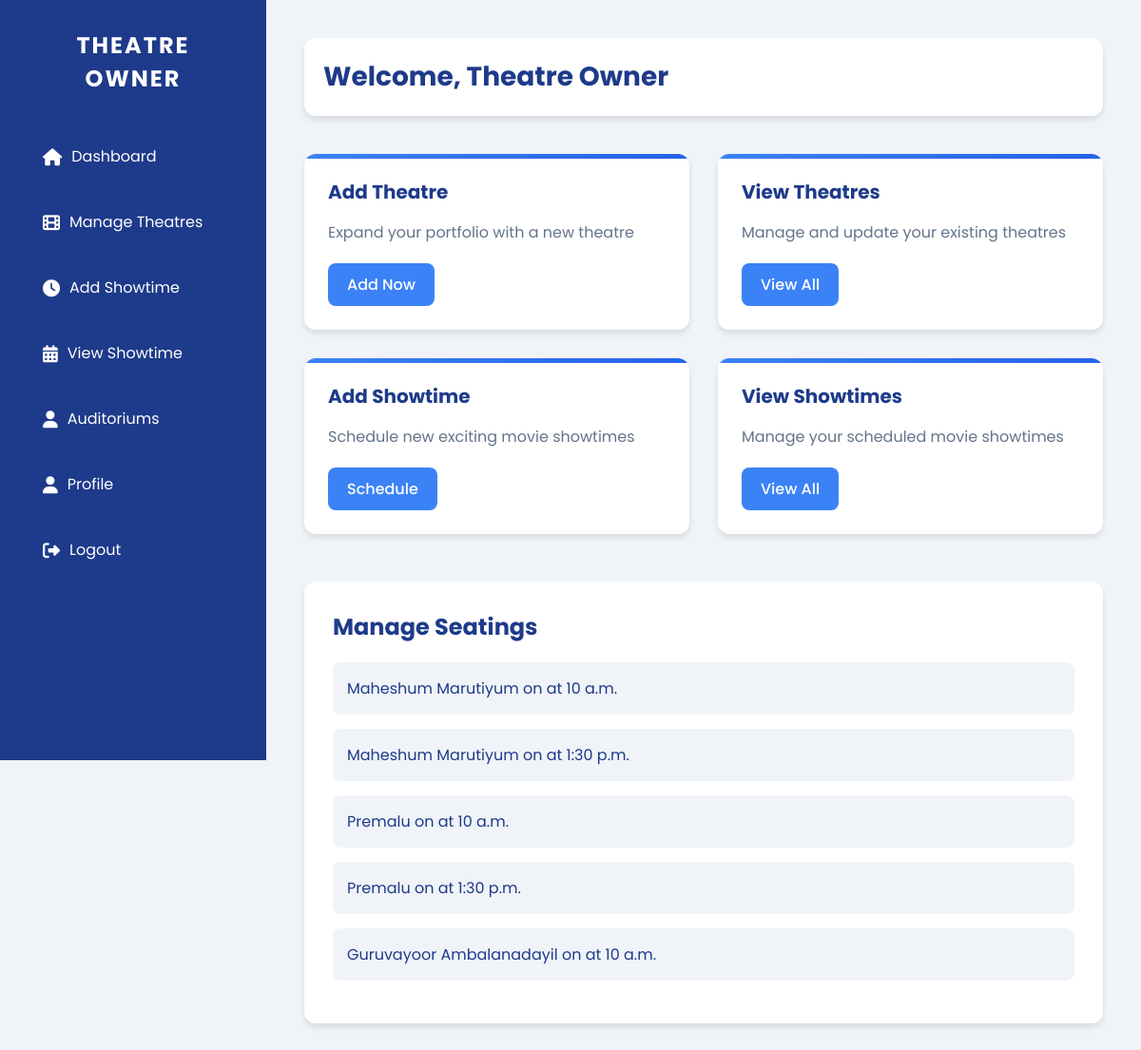
The app's page /theatre_owner_dashboard/ with its own data.
### myapp/models.py (models this page shows, shortened)
class Showtime(models.Model):
    movie = models.ForeignKey(Movie, on_delete=models.CASCADE)
    theatre = models.ForeignKey(Theatre, on_delete=models.CASCADE)
    showtime = models.TimeField()
    start_date = models.DateField(null=True, blank=True)
    end_date = models.DateField(null=True, blank=True)

class Movie(models.Model):
    title = models.CharField(max_length=100)
    category = models.ForeignKey(Category, on_delete=models.CASCADE)
    release_date = models.DateField()
    description = models.TextField()
    poster = models.ImageField(upload_to='posters/',blank=True,null=True)
    director = models.CharField(max_length=100)
    duration = models.DurationField()
    price = models.DecimalField(max_digits=10, decimal_places=2)

### myapp/views.py (the view)
# urls.py: path('theatre_owner_dashboard/', views.theatre_owner_dashboard, name='theatre_owner_dashboard'),
def theatre_owner_dashboard(request):
    showtimes = Showtime.objects.all()  # Adjust as needed
    return render(request, 'theatre_owner/theatre_owner_dashboard.html', {'showtimes': showtimes})

### templates/theatre_owner/theatre_owner_dashboard.html (shortened to what this page needs)
<!DOCTYPE html>
<html lang="en">
<head>
    <link rel="stylesheet" href="https://cdnjs.cloudflare.com/ajax/libs/font-awesome/6.1.1/css/all.min.css">
</head>
<body>
    <div class="dashboard">
        <div class="sidebar">
            <h1>Theatre Owner</h1>
            <ul>
                <li><a href="#"><i class="fas fa-home"></i> Dashboard</a></li>
                <li><a href="{% url 'add_theatre' %}"><i class="fas fa-film"></i> Manage Theatres</a></li>
                <li><a href="#"><i class="fas fa-clock"></i> Add Showtime</a></li>
                <li><a href="#"><i class="fas fa-calendar-alt"></i> View Showtime</a></li>
                <li><a href="{% url 'list_auditoriums'%}"><i class="fas fa-user"></i> Auditoriums</a></li>
                <li><a href="{% url 'theatre_owner_profile' %}"><i class="fas fa-user"></i> Profile</a></li>
                <li><a href="{% url 'logout' %}"><i class="fas fa-sign-out-alt"></i> Logout</a></li>
            </ul>
        </div>
        <div class="main-content">
            <div class="header">
                <h1>Welcome, Theatre Owner</h1>
            </div>
            <div class="card-grid">
                <div class="card">
                    <h3>Add Theatre</h3>
                    <p>Expand your portfolio with a new theatre</p>
                    <a href="{% url 'add_theatre' %}">Add Now</a>
                </div>
                <div class="card">
                    <h3>View Theatres</h3>
                    <p>Manage and update your existing theatres</p>
                    <a href="{% url 'list_theatres' %}">View All</a>
                </div>
                <div class="card">
                    <h3>Add Showtime</h3>
                    <p>Schedule new exciting movie showtimes</p>
                    <a href="{% url 'add_showtime' %}">Schedule</a>
                </div>
                <div class="card">
                    <h3>View Showtimes</h3>
                    <p>Manage your scheduled movie showtimes</p>
                    <a href="{% url 'view_showtimes' %}">View All</a>
                </div>
            </div>
            <div class="manage-seatings">
                <h2>Manage Seatings</h2>
                {% if showtimes %}
                <ul>
                    {% for showtime in showtimes %}
                    <li>
                        <a href="{% url 'add_seating' theatre_id=showtime.theatre.id %}">
                            {{ showtime.movie.title }} on {{ showtime.date }} at {{ showtime.showtime }}
                        </a>
                    </li>
                    {% endfor %}
                </ul>
                {% else %}
                <p>No showtimes available for management.</p>
                {% endif %}
            </div>
        </div>
    </div>
</body>
</html>

### templates/theatre_owner/theatre_owner_dashboard.html (style rules this page uses)
* { margin: 0; padding: 0; box-sizing: border-box; }
body { font-family: 'Poppins', sans-serif; background-color: #f0f4f8; color: #333; }
.dashboard { display: flex; min-height: 100vh; }
.sidebar { width: 280px; background-color: #1e3a8a; color: #fff; padding: 30px; position: fixed; height: 100vh; overflow-y: auto; transition: all 0.3s ease; }
.sidebar h1 { font-size: 24px; margin-bottom: 40px; text-align: center; color: #fff; text-transform: uppercase; letter-spacing: 2px; }
.sidebar ul { list-style-type: none; }
.sidebar ul li { margin-bottom: 20px; }
.sidebar ul li a { color: #fff; text-decoration: none; display: flex; align-items: center; padding: 12px 15px; border-radius: 8px; transition: all 0.3s ease; }
.sidebar ul li a i { margin-right: 10px; font-size: 18px; }
.main-content { flex-grow: 1; margin-left: 280px; padding: 40px; transition: all 0.3s ease; }
.header { display: flex; justify-content: space-between; align-items: center; margin-bottom: 40px; background-color: #fff; padding: 20px; border-radius: 12px; box-shadow: 0 4px 6px rgba(0, 0, 0, 0.1); }
.header h1 { font-size: 28px; color: #1e3a8a; }
.card-grid { display: grid; grid-template-columns: repeat(auto-fit, minmax(280px, 1fr)); gap: 30px; }
.card { background-color: #fff; border-radius: 12px; box-shadow: 0 4px 6px rgba(0, 0, 0, 0.1); padding: 25px; transition: all 0.3s ease; position: relative; overflow: hidden; }
.card::before { content: ''; position: absolute; top: 0; left: 0; width: 100%; height: 5px; background: linear-gradient(to right, #3b82f6, #2563eb); }
.card h3 { font-size: 20px; margin-bottom: 15px; color: #1e3a8a; }
.card p { color: #64748b; margin-bottom: 20px; }
.card a { display: inline-block; padding: 10px 20px; background-color: #3b82f6; color: #fff; text-decoration: none; border-radius: 8px; transition: all 0.3s ease; font-weight: 500; }
.manage-seatings { margin-top: 50px; background-color: #fff; padding: 30px; border-radius: 12px; box-shadow: 0 4px 6px rgba(0, 0, 0, 0.1); }
.manage-seatings h2 { font-size: 24px; margin-bottom: 20px; color: #1e3a8a; }
.manage-seatings ul { list-style-type: none; }
.manage-seatings ul li { margin-bottom: 15px; padding: 15px; background-color: #f0f4f8; border-radius: 8px; transition: all 0.3s ease; }
.manage-seatings ul li a { color: #1e3a8a; text-decoration: none; transition: color 0.3s; display: block; }

### records on screen
Showtime: movie "Maheshum Marutiyum", showtime "10 a.m."
Showtime: movie "Maheshum Marutiyum", showtime "1:30 p.m."
Showtime: movie "Premalu", showtime "10 a.m."
Showtime: movie "Premalu", showtime "1:30 p.m."
Showtime: movie "Guruvayoor Ambalanadayil", showtime "10 a.m."
